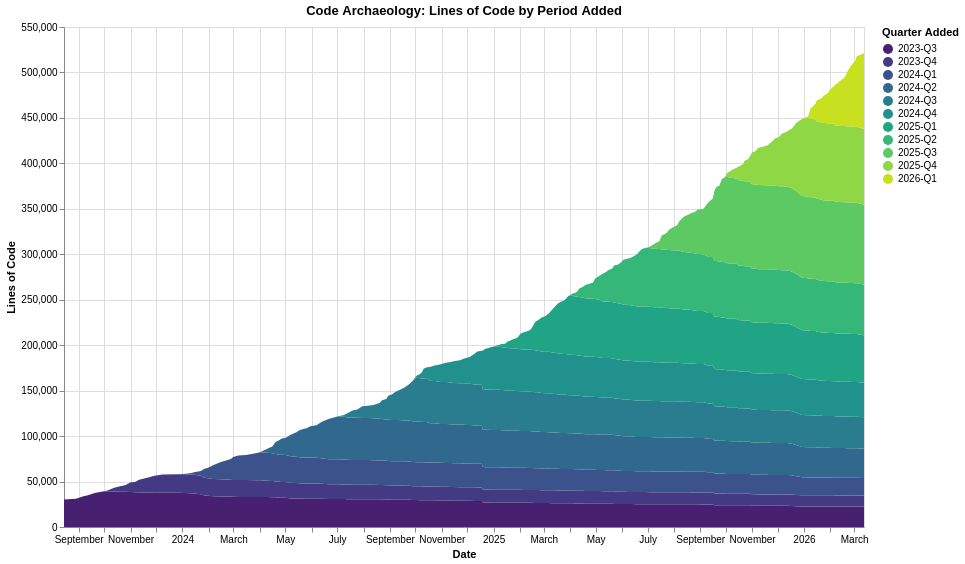

Source (Vega-Lite JSON):
### Vega-Lite specification from a JSON file in a GitHub repository (floating-point values rounded to 4 significant figures; data arrays with more than 128 entries replaced by an {"elided": "..."} marker saying what was removed)
{"$schema": "https://vega.github.io/schema/vega-lite/v6.1.0.json", "config": {"view": {"continuousHeight": 300, "continuousWidth": 300}}, "data": {"name": "data-fedfc4a022d9012ea9eb1a8df5658ef3"}, "datasets": {"data-fedfc4a022d9012ea9eb1a8df5658ef3": {"elided": "1367 records"}}, "encoding": {"color": {"field": "period", "scale": {"scheme": "viridis"}, "title": "Quarter Added", "type": "ordinal"}, "order": {"field": "period", "sort": "ascending", "type": "ordinal"}, "tooltip": [{"field": "commit_date", "type": "temporal"}, {"field": "period", "type": "ordinal"}, {"field": "line_count", "type": "quantitative"}], "x": {"field": "commit_date", "title": "Date", "type": "temporal"}, "y": {"field": "line_count", "title": "Lines of Code", "type": "quantitative"}}, "height": 500, "mark": {"type": "area"}, "title": "Code Archaeology: Lines of Code by Period Added", "width": 800}
